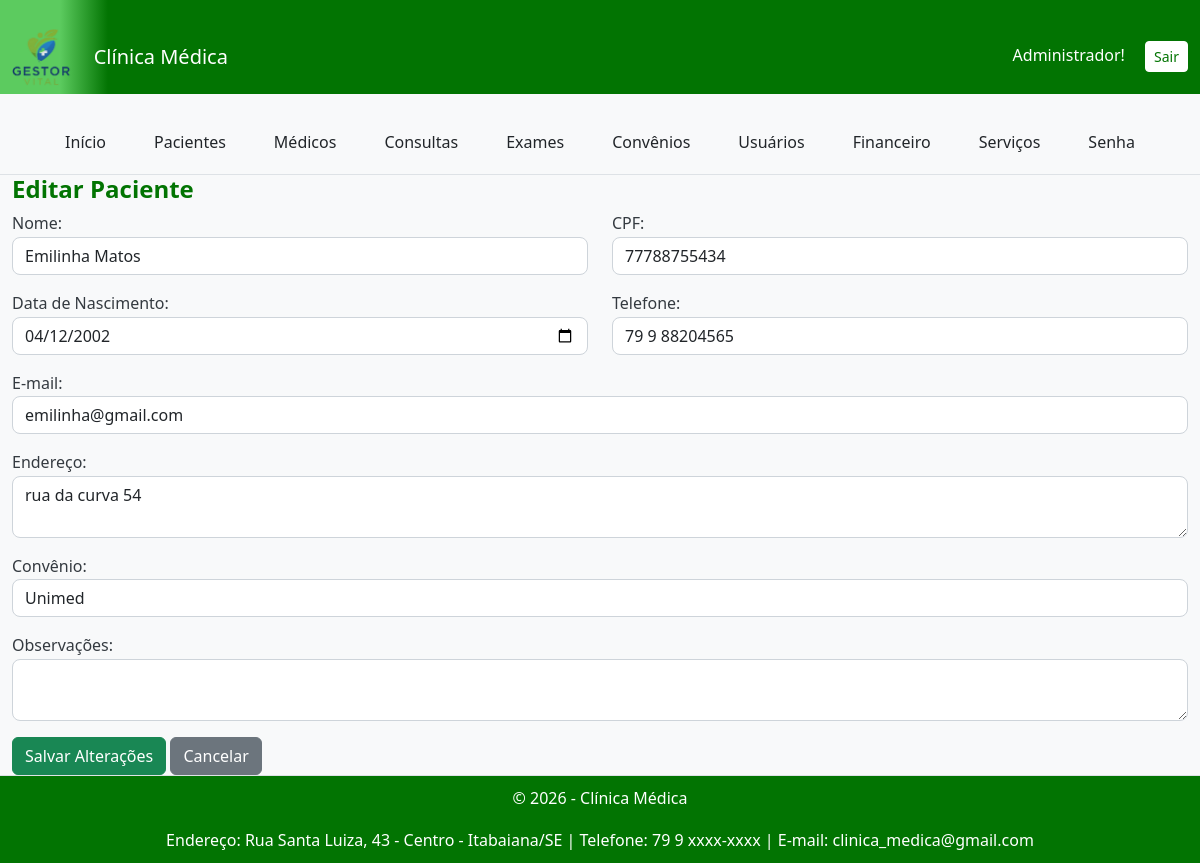
Page /clinica_medica/private/pacientes/editar.php?id=2 (signed in) on the committed database.
### tables this page shows
CREATE TABLE `identidade_clinica` (
  `id` int(11) NOT NULL,
  `nome_clinica` varchar(255) NOT NULL,
  `url_logo` varchar(255) DEFAULT NULL,
  `endereco` varchar(255) DEFAULT NULL,
  `telefone` varchar(20) DEFAULT NULL,
  `email` varchar(100) DEFAULT NULL,
  `ultimo_update` timestamp NOT NULL DEFAULT CURRENT_TIMESTAMP ON UPDATE CURRENT_TIMESTAMP,
  `cor_primaria` varchar(7) DEFAULT '#007bff'
);

CREATE TABLE `pacientes` (
  `id` int(11) NOT NULL,
  `nome` varchar(100) NOT NULL,
  `cpf` varchar(14) NOT NULL,
  `data_nascimento` date DEFAULT NULL,
  `telefone` varchar(20) DEFAULT NULL,
  `email` varchar(100) DEFAULT NULL,
  `endereco` text,
  `convenio_id` int(11) DEFAULT NULL,
  `observacoes` text,
  `criado_em` timestamp NOT NULL DEFAULT CURRENT_TIMESTAMP
);

CREATE TABLE `convenios` (
  `id` int(11) NOT NULL,
  `nome` varchar(100) NOT NULL,
  `cobertura` text,
  `criado_em` timestamp NOT NULL DEFAULT CURRENT_TIMESTAMP,
  `descricao` text
);

### config/helpers.php (called while the page is built, shortened)
<?php
function get_contrast_color($hexcolor) {
    $hexcolor = ltrim($hexcolor, '#');
    $r = hexdec(substr($hexcolor, 0, 2));
    $g = hexdec(substr($hexcolor, 2, 2));
    $b = hexdec(substr($hexcolor, 4, 2));
    $luminance = (0.299 * $r + 0.587 * $g + 0.114 * $b) / 255;
    return $luminance > 0.5 ? '#000000' : '#FFFFFF';
}
?>

### clinica_medica/private/pacientes/editar.php (the view, shortened to what this page needs)
<?php
require_once "../includes/cabecalho.php";
require_once "../includes/menu.php";
require_once "../../config/config.php";
$id = $_GET['id'] ?? null;
$sql = "SELECT * FROM pacientes WHERE id=?";
$stmt = $conn->prepare($sql);
$stmt->bind_param("i", $id);
$stmt->execute();
$paciente = $stmt->get_result()->fetch_assoc();
$convenios = $conn->query("SELECT * FROM convenios ORDER BY nome ASC");
?>
<h4>Editar Paciente</h4>
<form method="POST">
    <div class="row mb-3">
        <div class="col">
            <label>Nome:</label>
            <input type="text" name="nome" class="form-control" value="<?php echo $paciente['nome']; ?>" required>
        </div>
        <div class="col">
            <label>CPF:</label>
            <input type="text" name="cpf" class="form-control" value="<?php echo $paciente['cpf']; ?>" required>
        </div>
    </div>
    <div class="row mb-3">
        <div class="col">
            <label>Data de Nascimento:</label>
            <input type="date" name="data_nascimento" class="form-control" value="<?php echo $paciente['data_nascimento']; ?>">
        </div>
        <div class="col">
            <label>Telefone:</label>
            <input type="text" name="telefone" class="form-control" value="<?php echo $paciente['telefone']; ?>">
        </div>
    </div>
    <div class="mb-3">
        <label>E-mail:</label>
        <input type="email" name="email" class="form-control" value="<?php echo $paciente['email']; ?>">
    </div>
    <div class="mb-3">
        <label>Endereço:</label>
        <textarea name="endereco" class="form-control"><?php echo $paciente['endereco']; ?></textarea>
    </div>
    <div class="mb-3">
        <label>Convênio:</label>
        <select name="convenio_id" class="form-control">
            <?php while($c = $convenios->fetch_assoc()): ?>
                <option value="<?php echo $c['id']; ?>" <?php if ($paciente['convenio_id'] == $c['id']) echo "selected"; ?>>
                    <?php echo $c['nome']; ?>
                </option>
            <?php endwhile; ?>
        </select>
    </div>
    <div class="mb-3">
        <label>Observações:</label>
        <textarea name="observacoes" class="form-control"><?php echo $paciente['observacoes']; ?></textarea>
    </div>
    <button type="submit" class="btn btn-success">Salvar Alterações</button>
    <a href="listar.php" class="btn btn-secondary">Cancelar</a>
</form>
<?php require_once "../includes/rodape.php"; ?>

### clinica_medica/private/includes/cabecalho.php (shortened to what this page needs)
<?php
require_once __DIR__ . '/../../config/config.php';
require_once __DIR__ . '/../../../config/helpers.php';
$caminho_base_do_projeto = '/';
$nome_clinica = "Clínica Médica";
$url_logo = "logo_padrao.png";
$cor_primaria = "#007bff";
try {
    $sql = "SELECT nome_clinica, url_logo, cor_primaria FROM identidade_clinica ORDER BY id DESC LIMIT 1";
    $result = $conn->query($sql);
    if ($result && $result->num_rows > 0) {
        $identidade = $result->fetch_assoc();
        $nome_clinica = htmlspecialchars($identidade['nome_clinica']);
        if (!empty($identidade['url_logo'])) {
            $url_logo = htmlspecialchars($identidade['url_logo']);
        }
        if (!empty($identidade['cor_primaria'])) {
            $cor_primaria = htmlspecialchars($identidade['cor_primaria']);
        }
    }
} catch (Exception $e) {
    error_log("Erro ao buscar identidade da clínica: " . $e->getMessage());
}
$nome_pasta_clinica = 'clinica_medica';
$caminho_base_clinica_publica = $caminho_base_do_projeto . $nome_pasta_clinica . '/public/';
$caminho_base_clinica_uploads = $caminho_base_do_projeto . $nome_pasta_clinica . '/';
$cor_contraste = get_contrast_color($cor_primaria);
?>
<!DOCTYPE html>
<html lang="pt-br">
<head>
    <link href="https://cdn.jsdelivr.net/npm/bootstrap@5.3.2/dist/css/bootstrap.min.css" rel="stylesheet">
    <link rel="stylesheet" href="https://cdnjs.cloudflare.com/ajax/libs/font-awesome/6.5.2/css/all.min.css">
    <link rel="stylesheet" href="<?= $caminho_base_clinica_publica . 'assets/css/style.css' ?>">
</head>
<body>
<nav class="navbar navbar-expand-lg navbar-dark navbar-custom">
    <div class="container-fluid">
        <a class="navbar-brand" href="../dashboard.php">
            <img src="<?= $caminho_base_clinica_uploads . $url_logo ?>" alt="Logo da <?= $nome_clinica ?>" class="logo-img">
            <span class="ms-2"><?= $nome_clinica ?></span>
        </a>
        <div>
            <span class="me-3" style="color: <?= $cor_contraste ?>;"><?= htmlspecialchars($_SESSION['usuario_nome']); ?>!</span>
            <a href="<?= $caminho_base_do_projeto ?>logout.php" class="btn btn-sm btn-custom-logout">Sair</a>
        </div>
    </div>
</nav>
<div class="container-fluid">
    <div class="row">

### clinica_medica/private/includes/rodape.php (shortened to what this page needs)
<?php
$dados_rodape = [
    'nome_clinica' => 'Clínica Médica',
    'endereco' => '',
    'telefone' => '',
    'email' => '',
    'cor_primaria' => '#f8f9fa'
];
try {
    if (isset($conn) && $conn->ping()) {
        $sql = "SELECT nome_clinica, endereco, telefone, email, cor_primaria FROM identidade_clinica ORDER BY id DESC LIMIT 1";
        $result = $conn->query($sql);
        if ($result && $result->num_rows > 0) {
            $dados_rodape = $result->fetch_assoc();
        }
    }
} catch (Exception $e) {
    error_log("Erro ao buscar dados do rodapé: " . $e->getMessage());
}
?>
    <footer style="text-align: center; padding: 10px; background-color: <?= htmlspecialchars($dados_rodape['cor_primaria']) ?>; color: white; border-top: 1px solid #dee2e6;">
        <p>&copy; <?= date('Y') ?> - <?= htmlspecialchars($dados_rodape['nome_clinica']) ?></p>
        <p style="margin-bottom: 0;">
            Endereço: <?= htmlspecialchars($dados_rodape['endereco']) ?> |
            Telefone: <?= htmlspecialchars($dados_rodape['telefone']) ?> |
            E-mail: <?= htmlspecialchars($dados_rodape['email']) ?>
        </p>
    </footer>
</body>
</html>

### clinica_medica/public/assets/css/style.css (style rules this page uses)
:root { --primary-color: #007bff; --secondary-color: #6c757d; --background-color: #f8f9fa; --text-color: #343a40; --shadow-light: 0 4px 6px rgba(0, 0, 0, 0.1); --border-radius: 8px; }
body { overflow-y: scroll; background-color: var(--background-color); color: var(--text-color); font-family: 'Segoe UI', 'Roboto', 'Helvetica Neue', Arial, sans-serif; line-height: 1.6; }
h1, h2, h3, h4, h5, h6 { color: var(--primary-color); font-weight: 600; }
.container-fluid { padding-top: 20px; }
.form-control, .form-select { border-radius: var(--border-radius); border-color: #ced4da; box-shadow: none; transition: border-color 0.2s ease, box-shadow 0.2s ease; }
.navbar-custom { min-height: 60px; }
.navbar-brand { height: 100%; padding-top: 0; padding-bottom: 0; display: flex; align-items: center; }
.logo-img { height: 98%; max-height: 50px; width: auto; object-fit: contain; }

### rows in the picture
identidade_clinica: url_logo (picture), nome_clinica "Clínica Médica", endereco "Rua Santa Luiza, 43 - Centro - Itabaiana/SE", telefone "79 9 xxxx-xxxx", email "clinica_medica@gmail.com"
pacientes: nome "Emilinha Matos", cpf "77788755434", data_nascimento "04/12/2002", telefone "79 9 88204565", email "emilinha@gmail.com", endereco "rua da curva 54", convenio_id "Unimed"

### other values in the picture
$_SESSION['usuario_nome'] "Administrador"
$nome "Início"
$nome "Pacientes"
$nome "Médicos"
$nome "Consultas"
$nome "Exames"
$nome "Convênios"
$nome "Usuários"
$nome "Financeiro"
$nome "Serviços"
$nome "Senha"
